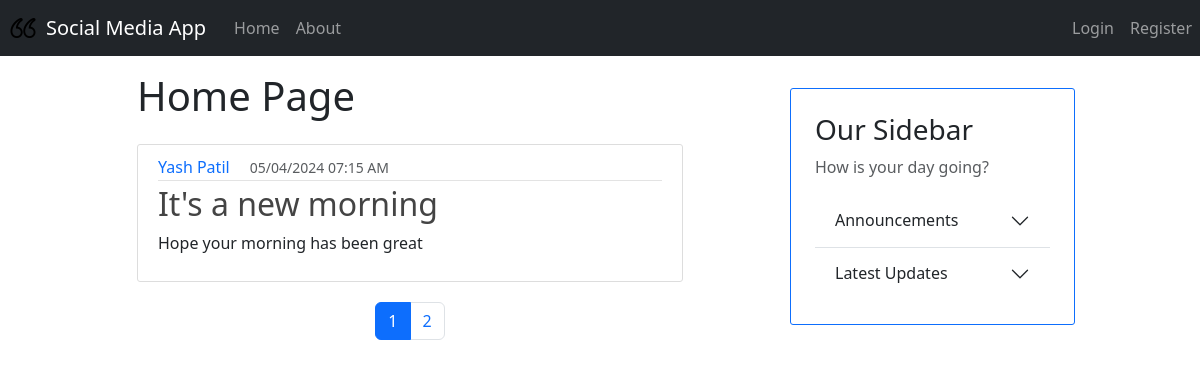
Before: / with the older database file.
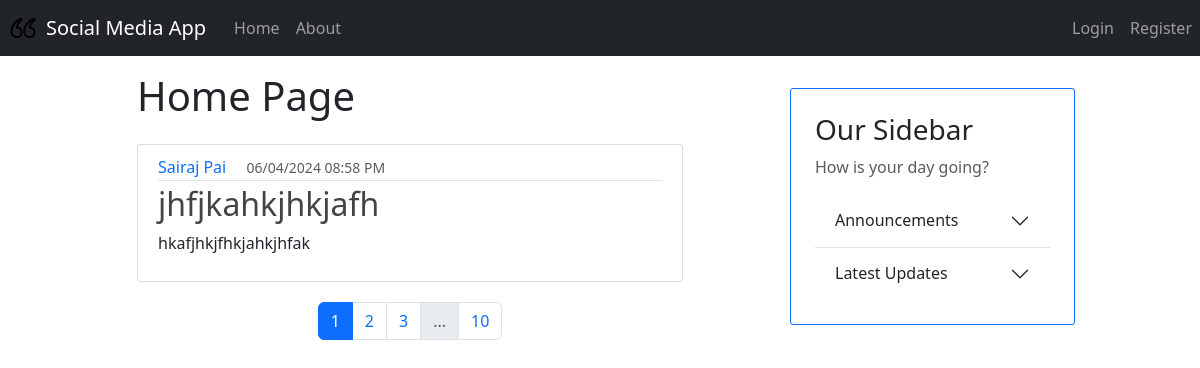
After: the same page with the newer database file.
### models.py (models this page shows, shortened)
class Base(DeclarativeBase): # pylint: disable=too-few-public-methods
    pass

class Posts(Base): # pylint: disable=too-few-public-methods
    __tablename__ = "posts"
    id: Mapped[int] = mapped_column(primary_key=True)
    title: Mapped[str] = mapped_column(nullable=False)
    text: Mapped[str] = mapped_column(nullable=False)
    image: Mapped[Optional[str]] = mapped_column()
    likes: Mapped[List["Likes"]] = relationship(back_populates="post")
    timestamp: Mapped[int] = mapped_column(nullable=False)
    owner_id: Mapped[str] = mapped_column(ForeignKey("user_account.username"))
    owner: Mapped["User"] = relationship(back_populates="posts")
    comments: Mapped[List["Comments"]] = relationship(back_populates="post")
    no_of_likes = column_property(
        select(func.count(Likes.id))
        .where(Likes.liked_post_id == id)
        .scalar_subquery()
    )

class User(Base, UserMixin): # pylint: disable=too-few-public-methods
    __tablename__ = "user_account"
    username: Mapped[str] = mapped_column(primary_key=True)
    fullname: Mapped[str] = mapped_column(nullable=False)
    email: Mapped[str] = mapped_column(nullable=False, unique=True)
    password: Mapped[str] = mapped_column(nullable=False)
    profile_pic_url: Mapped[Optional[str]] = mapped_column(default="user.png")
    posts: Mapped[List["Posts"]] = relationship(back_populates="owner")

### app.py (the view)
@app.route("/")
def home():
    page = request.args.get('page', 1, type=int)
    query = db.select(Posts).order_by(Posts.timestamp.desc())
    posts = db.paginate(query, page = page, per_page=1)
    tz=timezone("Asia/Kolkata")
    return render_template('home.html', title='Home', page=page,
                           posts=posts,datetime=datetime,tz=tz)

### templates/home.html
{% extends "layout.html" %}
{% block content %}
    {% if current_user.is_authenticated %}
        <h1 class="mt-2 mb-4"> Welcome, {{ current_user.fullname }}! </h1>
    {% else %}
        <h1 class="mt-2 mb-4"> Home Page </h1>
    {% endif %}
    {% for post in posts %}
        <article class="media content-section">
          <div class="media-body">
            <div class="article-metadata">
              <a class="text-decoration-none me-3" href="#">{{ post.owner.fullname }}</a>
              <small class="text-muted">{{ datetime.fromtimestamp(post.timestamp, tz=tz).strftime('%d/%m/%Y %I:%M %p') }}</small>
            </div>
            <h2><a class="article-title text-decoration-none" href="{{ url_for('post',post_id=post.id) }}">{{ post.title }}</a></h2>
            <p class="article-content">{{ post.text }}</p>
          </div>
        </article>
    {% endfor %}
    <div class="container mt-6">
      <ul class="pagination justify-content-center">
        {% for page in posts.iter_pages(left_edge=1,right_edge=1, left_current=2, right_current=2) %}
          {% if page %}
            {% if posts.page == page %}
            <li class="page-item active"><a class="page-link" href="{{ url_for('home', page=page) }}">{{ page }}</a></li>
            {% else %}
            <li class="page-item"><a class="page-link" href="{{ url_for('home', page=page) }}">{{ page }}</a></li>
            {% endif %}
          {% else %}
          <li class="page-item disabled"><span class="page-link">...</span></li>
          {% endif %}
        {% endfor %}
      </ul>
    </div>
{% endblock %}

### templates/layout.html (shortened to what this page needs)
<!DOCTYPE html>
<html lang="en">
<head>
    <link href="https://cdn.jsdelivr.net/npm/bootstrap@5.3.3/dist/css/bootstrap.min.css" rel="stylesheet">
    <link rel="stylesheet" type="text/css" href="{{ url_for('static', filename='main.css') }}">
</head>
<body>
    <nav class="navbar navbar-expand-md navbar-dark bg-dark mb-2">
         <img src="{{ url_for('static', filename='icon.png') }}" width="30" height="30" class="d-inline-block align-top me-2 ms-2" alt="App Icon">
        <a class="navbar-brand mx-auto" href="#">Social Media App</a>
        <div class="collapse navbar-collapse" id="navbarNav">
            <ul class="navbar-nav">
                <li class="nav-item active">
                    <a class="nav-link" href="{{ url_for('home') }}">Home </a>
                </li>
                <li class="nav-item">
                    <a class="nav-link" href="{{ url_for('about') }}">About</a>
                </li>
            </ul>
            <ul class="navbar-nav ms-auto">
                {% if not current_user.is_authenticated %}
                    <li class="nav-item">
                        <a class="nav-link" href="{{ url_for('login') }}">Login</a>
                    </li>
                    <li class="nav-item">
                        <a class="nav-link" href="{{ url_for('register') }}">Register</a>
                    </li>
                {% endif %}
            </ul>
        </div>
    </nav>
    <div class="container">
        <div class="row align-items-start">
            <div class="col-md-6 offset-md-1 col-12">
                {% block content %}
                {% endblock %}
            </div>
            <div class="col-md-3 offset-md-1 col-10 offset-1 p-4 mt-4 border border-primary content-section">
                <div class="sidebar">
                    <h3>Our Sidebar</h3>
                    <p class='text-muted'>How is your day going?</p>
                    <div class="accordion accordion-flush" id="accordionFlushExample">
                        <div class="accordion-item">
                            <h2 class="accordion-header" id="flush-headingOne">
                                <button class="accordion-button collapsed" type="button" data-bs-toggle="collapse" data-bs-target="#flush-collapseOne" aria-expanded="false" aria-controls="flush-collapseOne">
                                    Announcements
                                </button>
                            </h2>
                        </div>
                        <div class="accordion-item">
                            <h2 class="accordion-header" id="flush-headingTwo">
                                <button class="accordion-button collapsed" type="button" data-bs-toggle="collapse" data-bs-target="#flush-collapseTwo" aria-expanded="false" aria-controls="flush-collapseTwo">
                                    Latest Updates
                                </button>
                            </h2>
                        </div>
                    </div>
                </div>
            </div>
        </div>
    </div>
</body>
</html>

### static/main.css (style rules this page uses)
.content-section { background: #ffffff; padding: 10px 20px; border: 1px solid #dddddd; border-radius: 8px; margin-bottom: 20px; }
#navbarNav { padding-left: 20px; }
.content-section { background: #ffffff; padding: 10px 20px; border: 1px solid #dddddd; border-radius: 3px; margin-bottom: 20px; }
.article-title { color: #444444; }
.article-content { white-space: pre-line; }
.article-metadata { padding-bottom: 1px; margin-bottom: 4px; border-bottom: 1px solid #e3e3e3 }

Changed rows visible on the page:
no longer on this page (row unchanged): Posts: owner.fullname "Yash Patil", fromtimestamp "05/04/2024 07:15 AM", title "It's a new morning", text "Hope your morning has been great"
added Posts: owner.fullname "Sairaj Pai", fromtimestamp "06/04/2024 08:58 PM", title "jhfjkahkjhkjafh", text "hkafjhkjfhkjahkjhfak"
Other visible differences:
new list line: "3"
new list line: "10"
